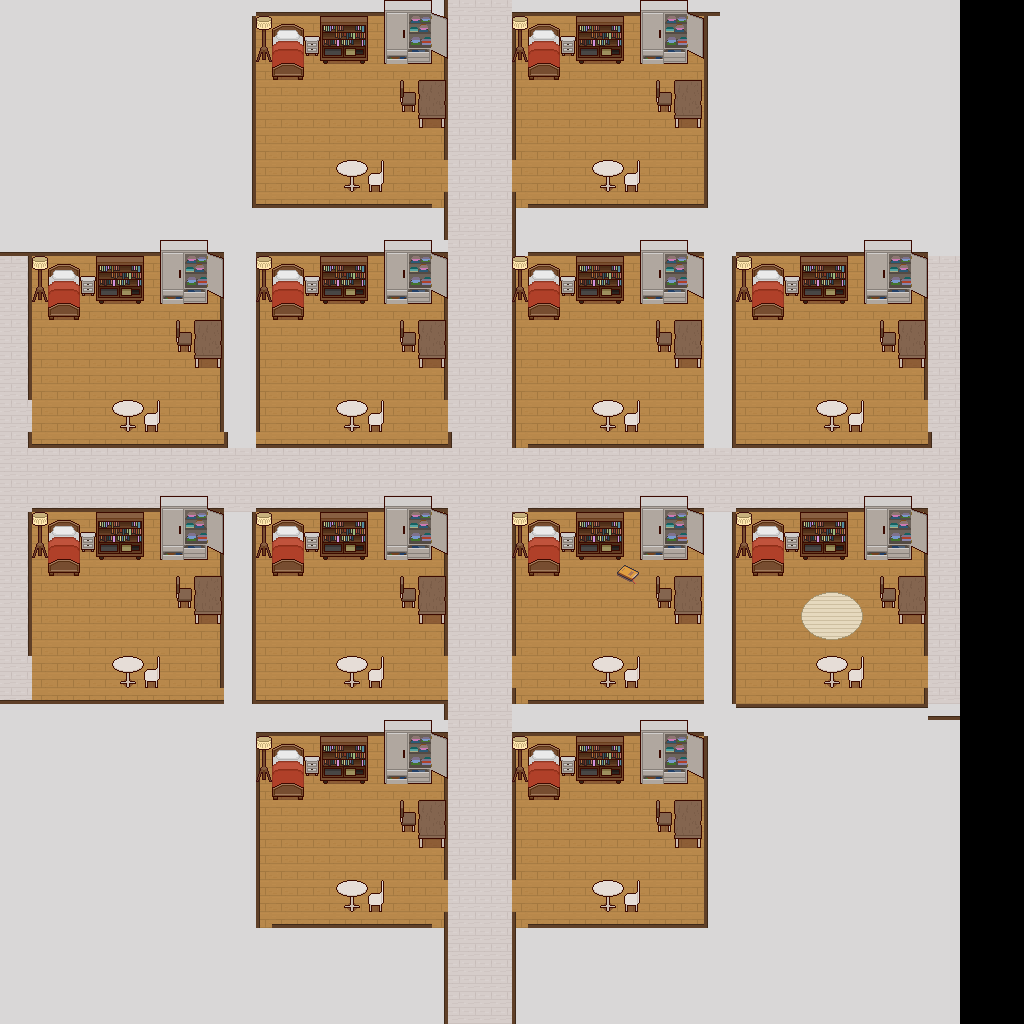

This is a level from a 2D game, rendered from its Tiled map with the project's own tilesets. A one-line summary and the map file follow, with tile-layer data summarised:
An orthogonal 64x64 tile map with 16x16 px tiles, 6 tile layers (Background floor, pathway between things, Floor for the rooms, carpet, ...), 9 tilesets.

<map version="1.10" tiledversion="1.12.1" orientation="orthogonal" renderorder="right-down" width="64" height="64" tilewidth="16" tileheight="16" infinite="0" nextlayerid="13" nextobjectid="1">
 <tileset firstgid="1" source="Resources/pixelinterior_LRK_v1.1/floorswalls_LRK.tsx" />
 <tileset firstgid="225" source="Resources/wardrobes_BR.tsx" />
 <tileset firstgid="708" source="Resources/pixelinterior_BR_v1.1/beds_BR.tsx" />
 <tileset firstgid="932" source="Resources/pixelinterior_LRK_v1.1/cabinets_LRK.tsx" />
 <tileset firstgid="2107" source="Resources/pixelinterior_BR_v1.1/decorations_BR.tsx" />
 <tileset firstgid="2251" source="Resources/pixelinterior_LRK_v1.1/decorations_LRK.tsx" />
 <tileset firstgid="2371" source="Resources/pixelinterior_LRK_v1.1/livingroom_LRK.tsx" />
 <tileset firstgid="3385" source="Resources/pixelinterior_BR_v1.1/libassetpack-tiled.tsx" />
 <tileset firstgid="6454" source="Resources/wardrobes_BR.tsx" />
 <layer id="6" name="Background floor" width="64" height="64" locked="1">
  <data>[4096 cells, 3840 non-empty, 1 distinct tile ids]</data>
 </layer>
 <layer id="7" name="pathway between things" width="64" height="64" locked="1">
  <data>[4096 cells, 576 non-empty, 1 distinct tile ids]</data>
 </layer>
 <layer id="8" name="Floor for the rooms" width="64" height="64" locked="1">
  <data>[4096 cells, 1728 non-empty, 1 distinct tile ids]</data>
 </layer>
 <layer id="12" name="carpet" width="64" height="64" locked="1">
  <data>[4096 cells, 0 non-empty, 0 distinct tile ids]</data>
 </layer>
 <layer id="11" name="Boundaries" width="64" height="64" locked="1">
  <data>[4096 cells, 542 non-empty, 1 distinct tile ids]</data>
 </layer>
 <layer id="10" name="Beds and stuff" width="64" height="64">
  <data>[4096 cells, 640 non-empty, 68 distinct tile ids]</data>
 </layer>
</map>
